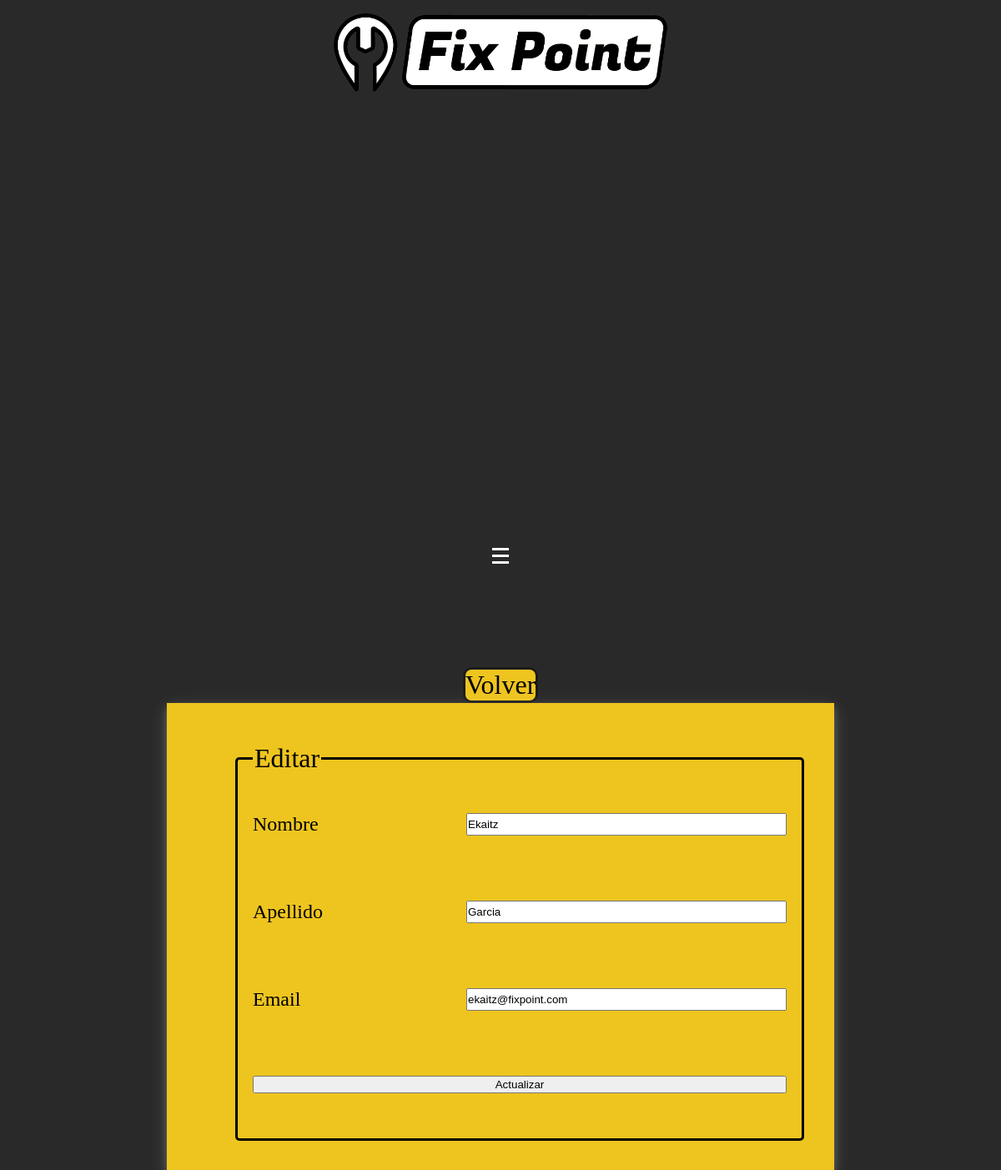
The app's page /html/editar-registros/editar-usuario.php?id=5 with its own data.
### tables this page shows
CREATE TABLE `usuarios` (
  `cod_user` int(11) NOT NULL,
  `name` varchar(25) NOT NULL,
  `surname` varchar(100) NOT NULL,
  `mail` varchar(100) NOT NULL,
  `password` varchar(128) NOT NULL
);

### html/editar-registros/editar-usuario.php (the view, shortened to what this page needs)
<?php
    include('../../php/conexion.php');
    if ( isset( $_GET['id'] )) {
        $id = $_GET['id'];
    } else {
        $error = 'El registro no existe';
    }
    $query = 'SELECT * FROM usuarios WHERE cod_user=' . $id . ';';
    try{
        $consulta = $conexion->prepare($query);
        $consulta -> execute();
        $usuario = $consulta -> fetchAll();
    } catch(PDOException $e) {
        echo '<script>console.log("' . $e->getMessage() .'");</script>';
    }
?>
<!DOCTYPE html>
<html lang="es">
<head>
    <link rel="stylesheet" href="../../styles/header.css" type="text/css">
    <link rel="stylesheet" href="../../styles/footer.css" type="text/css">
    <link rel="stylesheet" href="../../styles/boton.css" type="text/css">
    <link rel="stylesheet" href="../../styles/crear-registro.css" type="text/css">
</head>
<body>
    <header class="header">
        <div class="menu">
            <a href="../inicio.html"><img src="../../img/logo_fixpoint_grisoso.png" alt="logo fixpoint"
                    id="logo-fixpoint"></a>
            <div id="label"><span class="hamburger"></span></div>
        </div>
    </header>
    <main>
        <div class="first-container">
            <a href="../admin.php" class="volver">Volver</a>
        </div>
        <div class="form-container">
            <form action="../../php/editar/editar-usuario.php" method="POST" class="form usuarios visible">
                <fieldset class="fieldset">
                    <legend class="titulo-formulario">Editar</legend>
                    <label for="nombre">Nombre<input type="text" name="nombre" value="<?php echo $usuario[0]['name']?>"></label>
                    <label for="apellido">Apellido<input type="text" name="apellido" value="<?php echo $usuario[0]['surname']?>"></label>
                    <label for="mail">Email<input type="text" name="mail" value="<?php echo $usuario[0]['mail']?>"></label>
                    <input type="submit" value="Actualizar" class="submit" name="submit">
                </fieldset>
            </form>
        </div>
    </main>
</body>
</html>

### styles/header.css (style rules this page uses)
#logo-fixpoint { max-width: 25em; height: auto; background-color: white; animation: logocambio 7s linear infinite; }
.menu { box-sizing: border-box; user-select: none; text-transform: uppercase; height: 100%; color: rgba(255, 255, 255, 0.8); pointer-events: none; animation: bgchange 7s linear infinite; display: flex; flex-flow: row wrap; justify-content: space-between; align-items: center; }
.menu > * { padding: 1em; }
#label { display: inline-block; cursor: pointer; vertical-align: middle; pointer-events: all; }
span { transition: color 0.5s ease; }
.hamburger { position: relative; display: inline-block; width: 1.25em; height: 0.8em; border-top: 0.2em solid #fff; border-bottom: 0.2em solid #fff; animation: hamburgerchange 7s linear infinite; }
.hamburger:before { content: ""; position: absolute; top: 0.3em; width: 100%; border-top: 0.2em solid #fff; animation: hamburgerchange 7s linear infinite; }
@media (max-width:1300px) { .menu { flex-flow: column; justify-content: baseline; } }
@media (max-width:1300px) { #label { order: 0; display: flex; flex-direction: column; } }

### styles/footer.css (style rules this page uses)
a { text-decoration: none; color: white; animation: bgchange 7s linear infinite; }

### styles/crear-registro.css (style rules this page uses)
body { font-family: fuenteFixpoint; width:100%; overflow-x: hidden; padding: 0; margin: 0; text-decoration: none; box-sizing: border-box; color: white; background-color: #292929; }
main { display: flex; flex-flow: column nowrap; justify-content: space-around; align-items: center; }
.first-container { display: flex; flex-flow: row wrap; gap: 2em; }
.volver { text-decoration: none; background-color: #EEC51F; color: black; font-size: 2em; text-align: center; width: 100%; border: solid #1b1b1b medium; border-radius: 10px; }
.form-container { display: flex; justify-content: center; align-items: center; width: 50em; height: 35em; background-color: #EEC51F; color: black; box-shadow: 0 4px 8px 0 rgba(255, 255, 255, 0.2), 0 6px 20px 0 rgba(255, 255, 255, 0.19); }
.form { width: 80%; height: 80%; }
.form .fieldset { display: flex; flex-flow: column wrap; justify-content: space-around; width: 100%; height: 100%; font-size: 1.5em; }
.titulo-formulario { font-size: xx-large; }
.fieldset { border: black solid medium; border-radius: 5px; }
.fieldset label { width: 100%; display: flex; justify-content: space-between; }
label input { padding: 0; width: 60%; }
.visible { display: inline; }

### records on screen
usuarios: nombre "Ekaitz", apellido "Garcia", mail "ekaitz@fixpoint.com"
